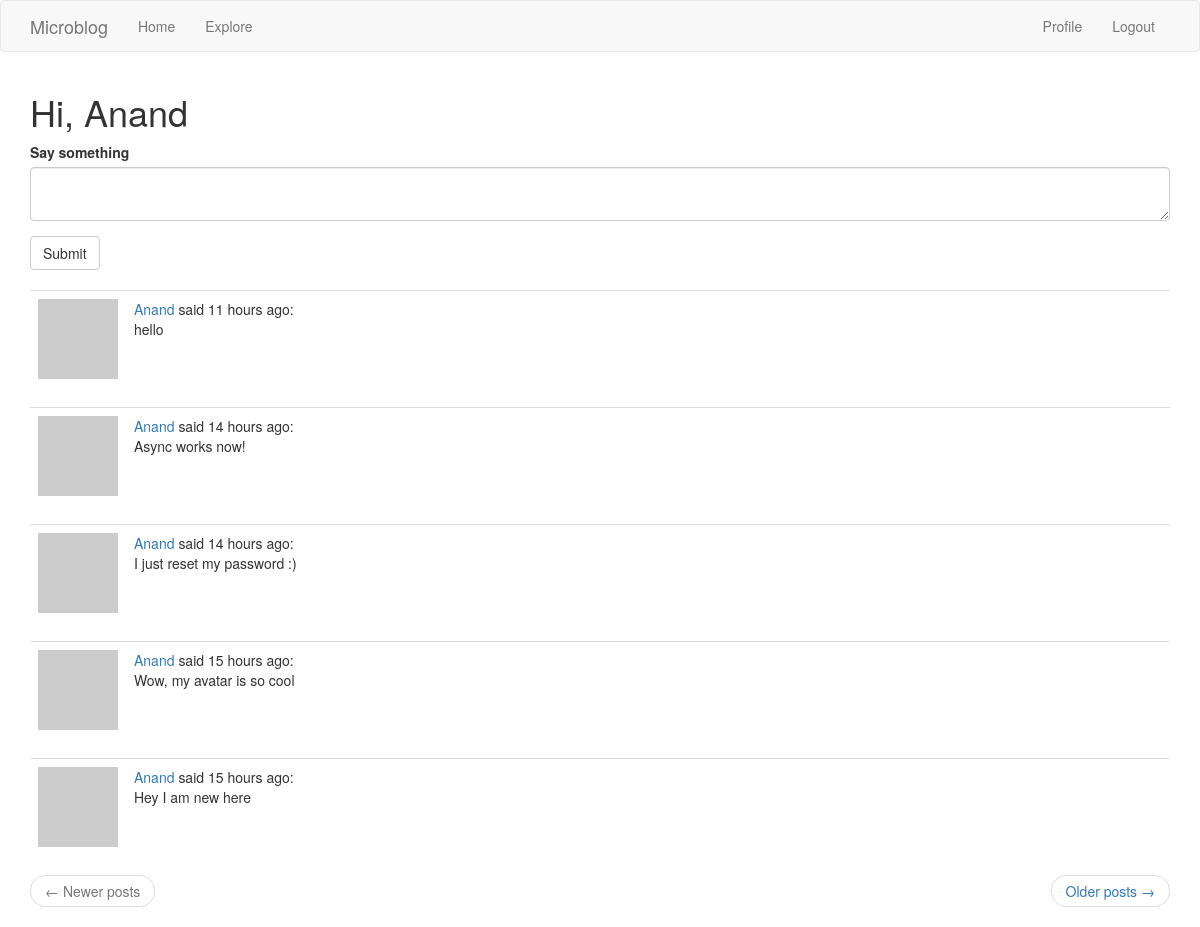
/index (signed in), run on an earlier commit of the app's database.
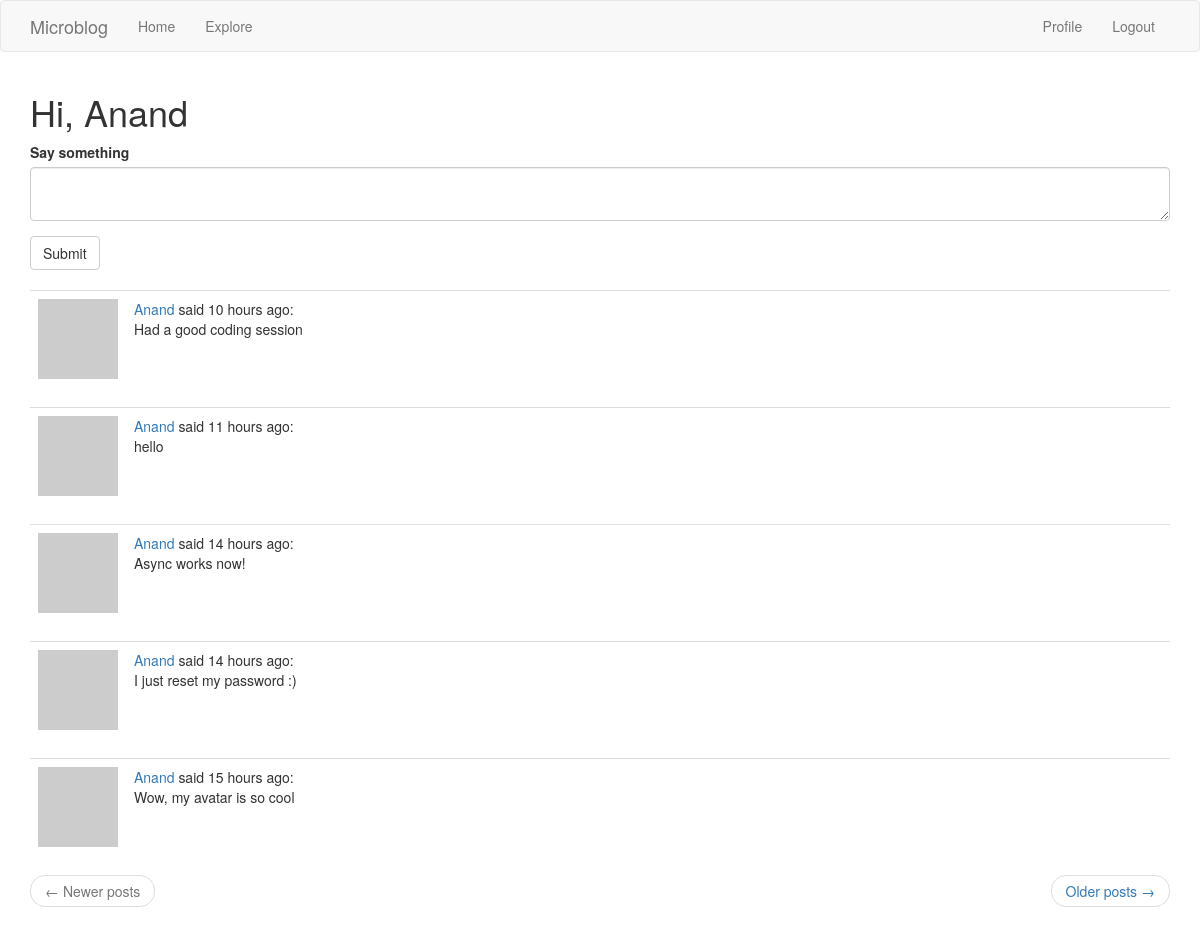
And on a later commit of the database.
### application/models.py (models this page shows, shortened)
class User(UserMixin, db.Model):
    id = db.Column(
        db.Integer,
        primary_key = True
    )
    username = db.Column(
        db.String(120),
        index=True,
        unique=True
    )
    email = db.Column(
        db.String(120),
        index=True,
        unique=True
    )
    password_hash = db.Column(
        db.String(128)
    )
    posts = db.relationship(
        'Post',
        backref = 'author',
        lazy = 'dynamic'
    )
    about_me = db.Column(
        db.String(140)
    )
    last_seen = db.Column(
        db.DateTime,
        default=datetime.utcnow
    )
    followed = db.relationship(
        'User',
        secondary='followers',
        primaryjoin=(
            followers.c.follower_id == id
        ),
        secondaryjoin=(
            followers.c.followed_id == id
        ),
        backref=(
            db.backref(
                'followers',
                lazy='dynamic'
            )
        ),
        lazy='dynamic'
    )
    def avatar(self, size):
        digest = md5(self.email.lower().encode('utf-8')).hexdigest()
        return 'https://www.gravatar.com/avatar/{}?d=identicon&s={}'.format(digest,size)
    def followed_posts(self):
        followed = Post.query.join(
            followers, (followers.c.followed_id == Post.user_id)
        ).filter(
            followers.c.follower_id == self.id
        )
        own = Post.query.filter_by(user_id=self.id)
        return followed.union(own).order_by(Post.timestamp.desc())

class Post(db.Model):
    id = db.Column(
        db.Integer,
        primary_key=True
    )
    body = db.Column(
        db.String(140)
    )
    timestamp = db.Column(
        db.DateTime,
        index=True,
        default=datetime.utcnow
    )
    user_id = db.Column(
        db.Integer,
        db.ForeignKey('user.id')
    )

### application/routes.py (the view)
@app.route('/', methods=['GET', 'POST'])
@app.route('/index', methods=['GET', 'POST'])
@login_required
def index():
    form=PostForm()
    if form.validate_on_submit():
        post = Post(body=form.post.data, author=current_user)
        db.session.add(post)
        db.session.commit()
        flash('Your post is now live!')
        return redirect(url_for('index'))
    page = request.args.get('page', 1, type=int)
    posts = current_user.followed_posts().paginate(
        page, app.config['POSTS_PER_PAGE'], False
    )
    if posts.has_next:
        next_url = url_for('index', page=posts.next_num)
    else:
        next_url = None
    if posts.has_prev:
        prev_url = url_for('index', page=posts.prev_num)
    else:
        prev_url = None
    return render_template('index.html',title='Home',posts=posts.items,form=form,
        next_url=next_url,
        prev_url=prev_url
    )

### application/forms.py
class PostForm(FlaskForm):
    post = TextAreaField(
        label='Say something',
        validators=[
            DataRequired(),
            Length(min=1, max=140)
        ]
    )
    submit = SubmitField('Submit')

### application/models.py (called while the page is built)
@login.user_loader
def load_user(id):
    return User.query.get(int(id))

### application/routes.py (called while the page is built)
@app.before_request
def before_request():
    if current_user.is_authenticated:
        current_user.last_seen = datetime.utcnow()
        db.session.commit()

### application/templates/index.html
{% extends 'base.html' %}
{% import 'bootstrap/wtf.html' as wtf %}
{% block app_content %}
    <h1>
        Hi, {{ current_user.username }}
    </h1>
    {% if form %}
        {{ wtf.quick_form(form) }}
    {% endif %}
    <br>
    {% for post in posts %}
        {% include '_post.html' %}
    {% endfor %}
    {% include '_paginate.html' %}
{% endblock app_content %}

### application/templates/base.html (shortened to what this page needs)
{% extends 'bootstrap/base.html' %}
{% block navbar %}
    <nav class="navbar navbar-default">
        <div class="container">
            <div class="navbar-header">
                <a class="navbar-brand" href="{{ url_for('index') }}">Microblog</a>
            </div>
            <div class="collapse navbar-collapse" id="microblog-navbar">
                <ul class="nav navbar-nav">
                    <li>
                        <a href="{{ url_for('index') }}" >Home</a>
                    </li>
                    <li>
                        <a href="{{ url_for('explore') }}" >Explore</a>
                    </li>
                </ul>
                <ul class="nav navbar-nav navbar-right">
                    {% if current_user.is_anonymous %}
                        <li class="nav-item">
                            <a class="nav-link" href="{{ url_for('login') }}">Login</a>
                        </li>
                    {% else %}
                        <li class="nav-item">
                            <a class="nav-link" href="{{ url_for('user', username=current_user.username) }}">Profile</a>
                        </li>
                        <li class="nav-item">
                            <a class="nav-link" href="{{ url_for('logout') }}">Logout</a>
                        </li>
                    {% endif %}
                </ul>
            </div>
        </div>
    </nav>
{% endblock navbar %}
{% block content %}
    <div class="container">
        {% block app_content %}
        {% endblock app_content %}
    </div>
{% endblock content %}

### application/templates/_post.html
<table class="table table-hover">
    <tr>
        <td width="70px">
            <a href="{{ url_for('user', username=post.author.username) }}">
                <img src="{{ post.author.avatar(70) }}">
            </a>
        </td>
        <td>
            <a href="{{ url_for('user', username=post.author.username) }}">
                {{ post.author.username }}
            </a> said {{ moment(post.timestamp).fromNow() }}: <br> {{ post.body }}
        </td>
    </tr>
</table>

### application/templates/_paginate.html (shortened to what this page needs)
<nav aria-label="...">
    <ul class="pager">
        <li class="previous
            {% if not prev_url %}
                disabled
            {% endif %}">
                <a href="{{ prev_url or '#' }}">
                    <span aria-hidden="true">&larr;</span> Newer posts
                </a>
        </li>
        <li class="next
            ">
                <a href="{{ next_url or '#' }}">
                    Older posts <span aria-hidden="true">&rarr;</span>
                </a>
        </li>
    </ul>
</nav>

What changed in the data, as far as the page shows it:
no longer on this page (row unchanged): Post: author.username "Anand", timestamp "15 hours ago", body "Hey I am new here"
added Post: author.username "Anand", timestamp "10 hours ago", body "Had a good coding session"
